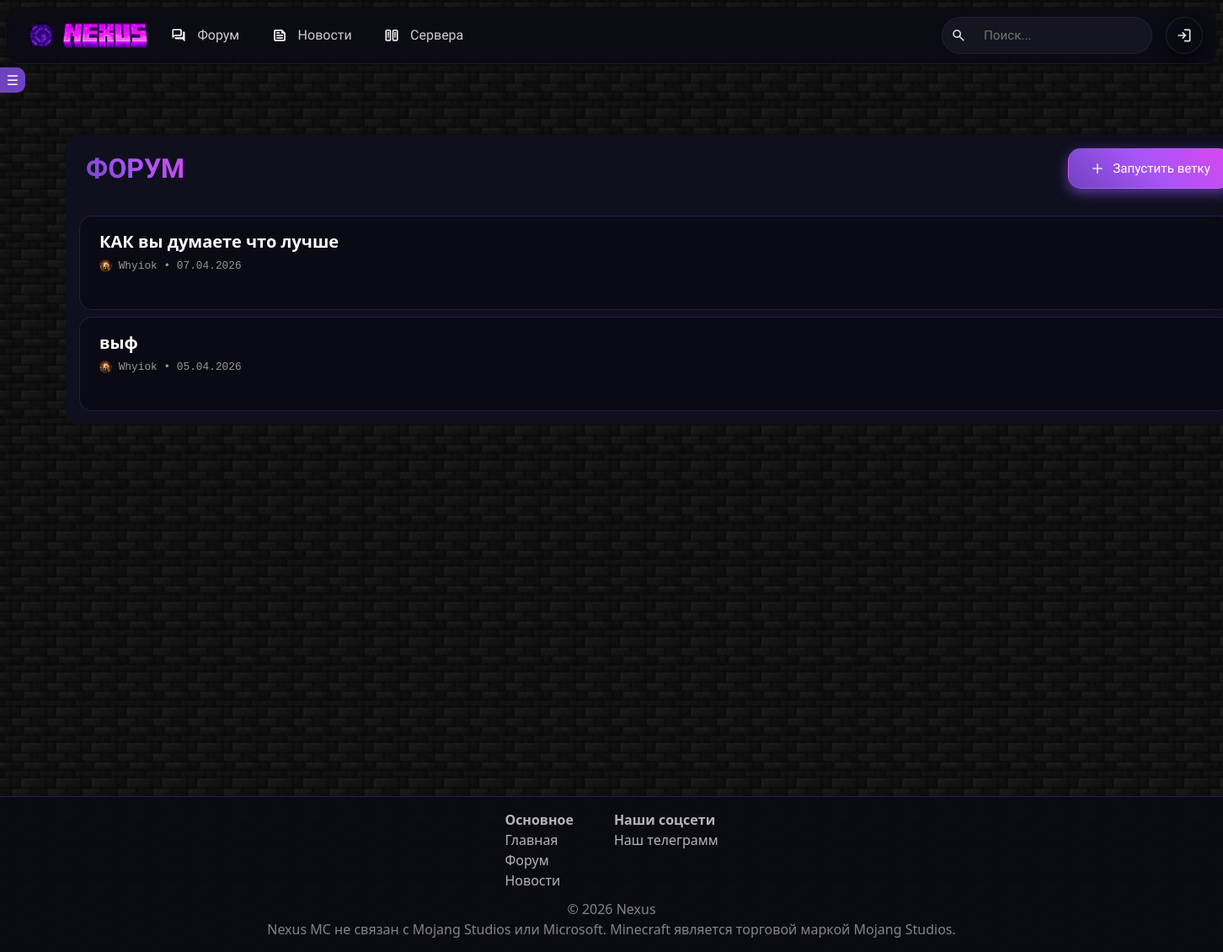
Page /forum on the committed database.
### __init__.py (models this page shows, shortened)
class Discuss(db.Model):  # Посты
    id = db.Column(db.Integer, primary_key=True)
    id_author = db.Column(db.Integer)
    title = db.Column(db.String)
    text = db.Column(db.Text)
    rating = db.Column(db.Integer, default=0)
    views = db.Column(db.Integer, default=0)
    status = db.Column(db.Integer, default='on_moderating')
    categories = db.Column(db.JSON, default=[])
    date = db.Column(db.DateTime, default=datetime.utcnow)

class User(db.Model, UserMixin):  # Пользователи
    id = db.Column(db.Integer, primary_key=True)
    username = db.Column(db.String, unique=True)
    description = db.Column(
        db.Text, default="Пользователь поленился и не добавил инфу о себе :[")
    email = db.Column(db.Text, unique=True)
    edition = db.Column(db.String)
    hash_password = db.Column(db.String)
    avatar = db.Column(db.String)
    subscribers = db.Column(db.Integer, default=0)
    date = db.Column(db.DateTime, default=datetime.utcnow)
    is_moderator = db.Column(db.Boolean, default=False)
    is_admin = db.Column(db.Boolean, default=False)
    is_checked = db.Column(db.Boolean, default=False)
    is_banned = db.Column(db.Boolean, default=False)
    banned_until = db.Column(db.DateTime, nullable=True)
    permanent_ban = db.Column(db.Boolean, nullable=True)
    ban_reason = db.Column(db.String(500), nullable=True)

### __init__.py (the view)
@app.route('/forum', methods=['GET', 'POST'])
def forum():
    page = request.args.get('page', 1, type=int)
    per_page = 25
    pagination = Discuss.query.order_by(Discuss.id.desc()).paginate(
        page=page,
        per_page=per_page,
        error_out=False
    )
    discusses = pagination.items
    author = None
    comments_len = 0
    if len(discusses) != 0:
        for discuss in discusses:
            author = User.query.get(discuss.id_author)
            comment = Comments.query.filter_by(id_discuss=discuss.id).all()
            id = discuss.id
            if comment or len(comment) != 0:
                comments_len = len(comment)
            if current_user.is_authenticated:
                discuss.liked = Likes.query.filter_by(
                    id_author=current_user.id,
                    id_discuss=id
                ).first() is not None
            else:
                discuss.liked = False
    return render_template("forum.html", discusses=discusses, author=author, pagination=pagination, comments_len=comments_len)

### __init__.py (called while the page is built, shortened)
def time_ago(date):
    now = datetime.utcnow()
    diff = now - date
    total_seconds = int(diff.total_seconds())
    if total_seconds < 60:
        return f"{total_seconds} секунд назад"
    elif total_seconds < 3600:
        minutes = total_seconds // 60
        return f"{minutes} минут назад"
    elif total_seconds < 86400:
        hours = total_seconds // 3600
        return f"{hours} часов назад"
    elif total_seconds < 2592000:
        days = total_seconds // 86400
        return f"{days} дней назад"
    else:
        return date.strftime("%d.%m.%Y")

@app.context_processor
def inject_helpers():
    return dict(time_ago=time_ago)

@app.context_processor
def inject_user():
    user = current_user
    return {}

### templates/forum.html (shortened to what this page needs)
{% extends 'base.html' %}
{% block main %}
<main class="content">
  <div class="container">
    <div id="posts-container"
      class="d-flex flex-column gap-2 justify-content-center p-3 mx-auto main-page-content">
      <div class="mb-4 d-flex justify-content-between w-100">
        <span class="font-classic ms-2"
          style="background: linear-gradient(45deg, #6f42c1, #a855f7, #d946ef); -webkit-background-clip: text; -webkit-text-fill-color: transparent; background-clip: text; font-size: 2rem; user-select: none;">ФОРУМ</span>
        <a class="btn-glass btn-glass-primary font" style="
                      border-radius: 15px;" title="Запустить ветку" href="/add_discuss"><img src="/static/add.svg"
            height="20px">Запустить
          ветку
        </a>
      </div>
      {% if discusses|length > 0 %}
      {% for discuss in discusses %}
      <div class="discuss-custom">
        <div
          style="padding: 15px 0 5px 15px; flex: 1; display: flex; flex-direction: column; justify-content: space-between;">
          <div class="d-flex flex-column ms-2 gap-1">
            <a class="fw-bold fs-5 link-custom m-0" href="/discuss/{{ discuss.id }}">{{ discuss.title }}</a>
            <div class="d-flex">
              <a class="mb-0 link-custom text-secondary font-small font-mine" onclick="playSound()" href="/user/{{ author.id }}">
                <img src="/static/avatars/{{ author.avatar }}" height="15" width="15"
                  style="border-radius: 50%; margin-bottom: 0;">
                {{ author.username }} • {{ time_ago(discuss.date) }}</a>
            </div>
          </div>
        </div>
      </div>
      {% endfor %}
      {% endif %}
    </div>
  </div>
{% endblock %}

### static/style.css (style rules this page uses)
:root { color-scheme: dark; }
html { height: 100%; }
.container { margin-top: 10rem; }
body { display: grid !important; grid-template-rows: auto 1fr auto !important; min-height: 100vh !important; margin: 0 !important; }
main { min-height: 100%; }
body::before { content: ''; position: fixed; top: 0; left: 0; width: 100%; height: 100%; background-image: url('bg1.jpg'); background-size: cover; background-position: center; background-repeat: repeat; z-index: -2; }
body::after { content: ''; position: fixed; top: 0; left: 0; width: 100%; height: 100%; z-index: -1; backdrop-filter: brightness(0.3); }
.main-page-content { border-radius: 15px; background: rgb(15, 15, 30); max-width: 1400px; margin: 0 auto; width: 1400px; padding: 2rem; }
.font-mine { font-family: 'Monocraft', monospace; }
.link-custom { text-decoration: none; color: white; transition: 0.3s all; }
.font-small { font-size: .80rem; }
.discuss-custom { height: 7rem; min-height: 6rem; width: 100%; display: flex; flex-direction: row; min-width: 25rem; background: rgba(10, 10, 20, 0.9); backdrop-filter: blur(10px); border: 1px solid rgba(111, 66, 193, 0.3); border-radius: 15px; overflow: hidden; margin: 0; padding: 0; transition: 0.3s all; position: relative; }
.text-secondary { color: #999999 !important; }
.font { font-family: "Unbounded", sans-serif; }
.font-classic { font-family: "Unbounded", sans-serif; font-weight: 900; color: #6f42c1; }
.btn-glass { padding: 0.6rem 1.5rem; border-radius: 15px; text-decoration: none; font-weight: 500; transition: all 0.3s ease; font-size: 0.95rem; display: flex; align-items: center; gap: 0.5rem; }
.btn-glass-primary { background: linear-gradient(45deg, #6f42c1, #a855f7, #d946ef); color: white; border: 1px solid rgba(255, 255, 255, 0.1); backdrop-filter: blur(5px); box-shadow: 0 5px 15px rgba(111, 66, 193, 0.8); position: relative; overflow: hidden; transition: 0.3s all; }
.link-custom { text-decoration: none; transition: 0.3s all; }

### rows in the picture
Discuss: title "КАК вы думаете что лучше", avatar (picture), date "07.04.2026"
User: username "Whyiok"
Discuss: title "выф", avatar (picture), date "05.04.2026"
